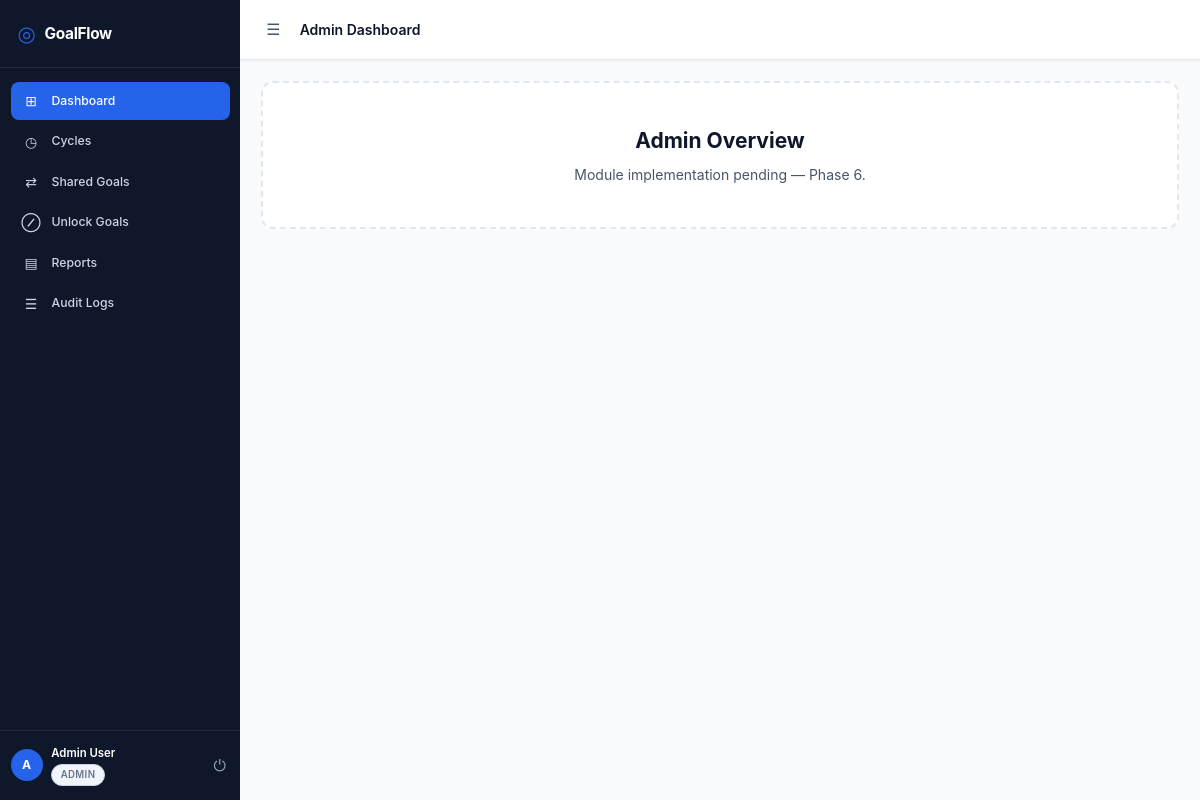
The page /admin/dashboard (signed in) on the database its author committed.
### app/models.py (models this page shows)
class User(Base):
    __tablename__ = "users"
    id         = Column(Integer, primary_key=True, index=True)
    name       = Column(Text, nullable=False)
    email      = Column(Text, unique=True, nullable=False, index=True)
    password_hash = Column(Text, nullable=False)
    role       = Column(Text, nullable=False)        # employee | manager | admin
    manager_id = Column(Integer, ForeignKey("users.id"), nullable=True)
    department = Column(Text, nullable=True)
    is_active  = Column(Boolean, default=True)
    created_at = Column(DateTime, default=datetime.utcnow)
    manager        = relationship("User", remote_side=[id], backref="direct_reports")
    goal_sheets    = relationship("GoalSheet", back_populates="employee",
                                  foreign_keys="GoalSheet.employee_id")
    approved_sheets = relationship("GoalSheet", back_populates="approver",
                                   foreign_keys="GoalSheet.approved_by")
    audit_logs     = relationship("AuditLog", back_populates="changed_by_user",
                                  foreign_keys="AuditLog.changed_by")

### app/routers/admin.py (the view)
@router.get("/dashboard", response_class=HTMLResponse)
def admin_dashboard(
    request: Request,
    current_user: User = Depends(require_admin),
    db: Session = Depends(get_db),
):
    return templates.TemplateResponse(
        "admin/dashboard.html",
        {"request": request, "user": current_user},
    )

### templates/admin/dashboard.html (shortened to what this page needs)
{% extends "base.html" %}
{% block page_title %}Admin Dashboard{% endblock %}
{% block content %}
<div class="placeholder-card">
  <h2>Admin Overview</h2>
  <p>Module implementation pending — Phase 6.</p>
</div>
{% endblock %}

### templates/base.html (shortened to what this page needs)
<!DOCTYPE html>
<html lang="en">
<head>
  <link rel="stylesheet" href="/static/css/styles.css" />
</head>
<body>
{% if user is defined and user %}
<aside class="sidebar" id="sidebar">
  <div class="sidebar-brand">
    <span class="brand-icon">◎</span>
    <span class="brand-name">GoalFlow</span>
  </div>
  <nav class="sidebar-nav">
    {% if user.role == "employee" %}
      <a href="/employee/dashboard"  class="nav-item {% if request.url.path == '/employee/dashboard' %}active{% endif %}">
        <span class="nav-icon">⊞</span> Dashboard
      </a>
      <a href="/employee/goals"      class="nav-item {% if '/employee/goals' in request.url.path %}active{% endif %}">
        <span class="nav-icon">◈</span> My Goals
      </a>
      <a href="/employee/updates"    class="nav-item {% if '/employee/updates' in request.url.path %}active{% endif %}">
        <span class="nav-icon">↗</span> Quarterly Updates
      </a>
    {% elif user.role == "admin" %}
      <a href="/admin/dashboard"     class="nav-item {% if request.url.path == '/admin/dashboard' %}active{% endif %}">
        <span class="nav-icon">⊞</span> Dashboard
      </a>
      <a href="/admin/cycles"        class="nav-item {% if '/admin/cycles' in request.url.path %}active{% endif %}">
        <span class="nav-icon">◷</span> Cycles
      </a>
      <a href="/admin/shared-goals"  class="nav-item {% if '/admin/shared-goals' in request.url.path %}active{% endif %}">
        <span class="nav-icon">⇄</span> Shared Goals
      </a>
      <a href="/admin/unlock"        class="nav-item {% if '/admin/unlock' in request.url.path %}active{% endif %}">
        <span class="nav-icon">⊘</span> Unlock Goals
      </a>
      <a href="/admin/reports"       class="nav-item {% if '/admin/reports' in request.url.path %}active{% endif %}">
        <span class="nav-icon">▤</span> Reports
      </a>
      <a href="/admin/audit"         class="nav-item {% if '/admin/audit' in request.url.path %}active{% endif %}">
        <span class="nav-icon">☰</span> Audit Logs
      </a>
    {% endif %}
  </nav>
  <div class="sidebar-footer">
    <div class="user-chip">
      <div class="user-avatar">{{ user.name[0].upper() }}</div>
      <div class="user-info">
        <span class="user-name">{{ user.name }}</span>
        <span class="user-role badge badge-{{ user.role }}">{{ user.role | capitalize }}</span>
      </div>
    </div>
    <a href="/logout" class="logout-btn" title="Sign out">⏻</a>
  </div>
</aside>
{% endif %}
<main class="main-content {% if not (user is defined and user) %}full-width{% endif %}">
  {% if user is defined and user %}
  <header class="topbar">
    <button class="sidebar-toggle" onclick="toggleSidebar()" title="Toggle sidebar">☰</button>
    <h1 class="page-title">{% block page_title %}{% endblock %}</h1>
  </header>
  {% endif %}
  <div class="page-body">
    {% block content %}{% endblock %}
  </div>
</main>
</body>
</html>

### rows shown on the page
User: name "A", name "Admin User", role "ADMIN"
